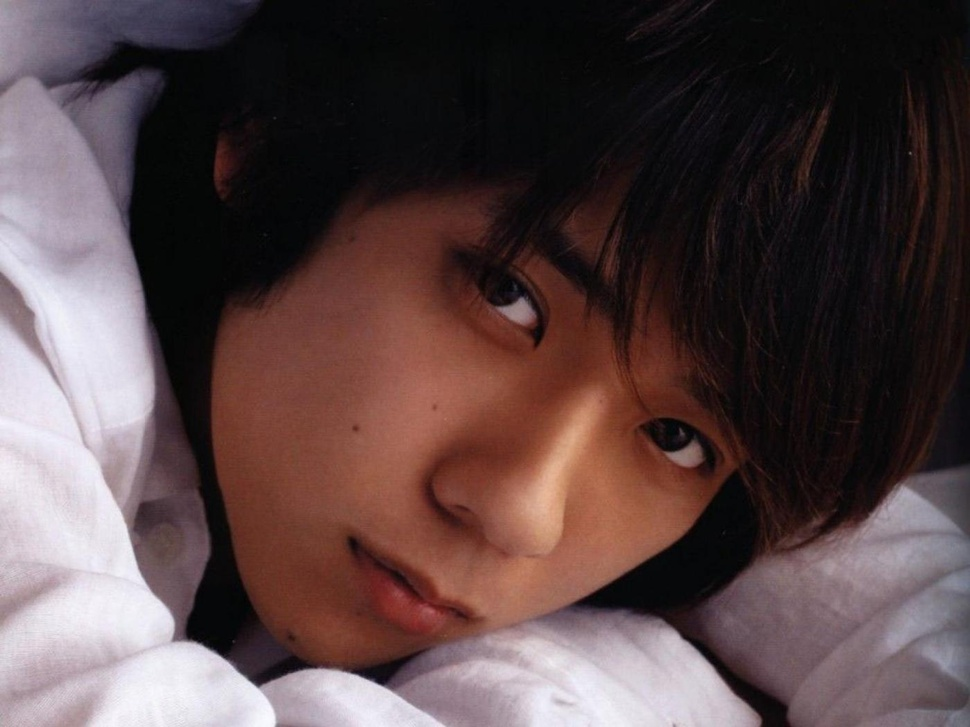
//> input picture opencv_practice_week3/homework_image.jpg, 970 x 727 px, shrunk from 1400 x 1050 before the run
$ ./hist_matching_gray   (built with g++ and OpenCV 4)
//> lines starting //> are read from the running program, lines starting //| are printed output that depends on the picture
### opencv_practice_week3/hist_func.h
#pragma once

#include <opencv2/opencv.hpp>
#include <stdio.h>

#define L 256		// # of intensity levels
#define IM_TYPE	CV_8UC3

using namespace cv;

// Image Type
// "G" for GrayScale Image, "C" for Color Image
#if (IM_TYPE == CV_8UC3)
typedef uchar G;
typedef cv::Vec3b C;
#elif (IM_TYPE == CV_16SC3)
typedef short G;
typedef Vec3s C;
#elif (IM_TYPE == CV_32SC3)
typedef int G;
typedef Vec3i C;
#elif (IM_TYPE == CV_32FC3)
typedef float G;
typedef Vec3f C;
#elif (IM_TYPE == CV_64FC3)
typedef double G;
typedef Vec3d C;
#endif

// generate PDF for single channel image
float *cal_PDF(Mat &input) {

	int count[L] = { 0 };
	float *PDF = (float*)calloc(L, sizeof(float));

	// Count
	for (int i = 0; i < input.rows; i++)
		for (int j = 0; j < input.cols; j++)
			count[input.at<G>(i, j)]++;

	// Compute PDF
	for (int i = 0; i < L; i++)
		PDF[i] = (float)count[i] / (float)(input.rows * input.cols);

	return PDF;
}

// generate PDF for color image
// [98 lines left out: functions cal_PDF_RGB, cal_CDF, cal_CDF_RGB, not called in this run]

### opencv_practice_week3/hist_matching_gray.cpp
//
//  hist_matching_gray.cpp
//  opencv_practice_week3
//
//  Created by 류예나 on 2018. 3. 19..
//  Copyright © 2018년 류예나. All rights reserved.
//

#include "hist_func.h"


void hist_eq(Mat &input, Mat &equalized, G *trans_func, float *CDF);//HE function

int main() {

    Mat target = imread("/Users/yeahna/Documents/EWHA/18-1/SmartSoftwareProject/Week3/opencv_practice_week3/opencv_practice_week3/homework_image.jpg", CV_LOAD_IMAGE_COLOR);
//> target is the input picture: 727 rows x 970 cols, CV_8UC3; mean B, G, R 69, 68.6, 87.1
    Mat reference = imread("/Users/yeahna/Documents/EWHA/18-1/SmartSoftwareProject/Week3/opencv_practice_week3/opencv_practice_week3/homework_image_streching_gray.jpg");
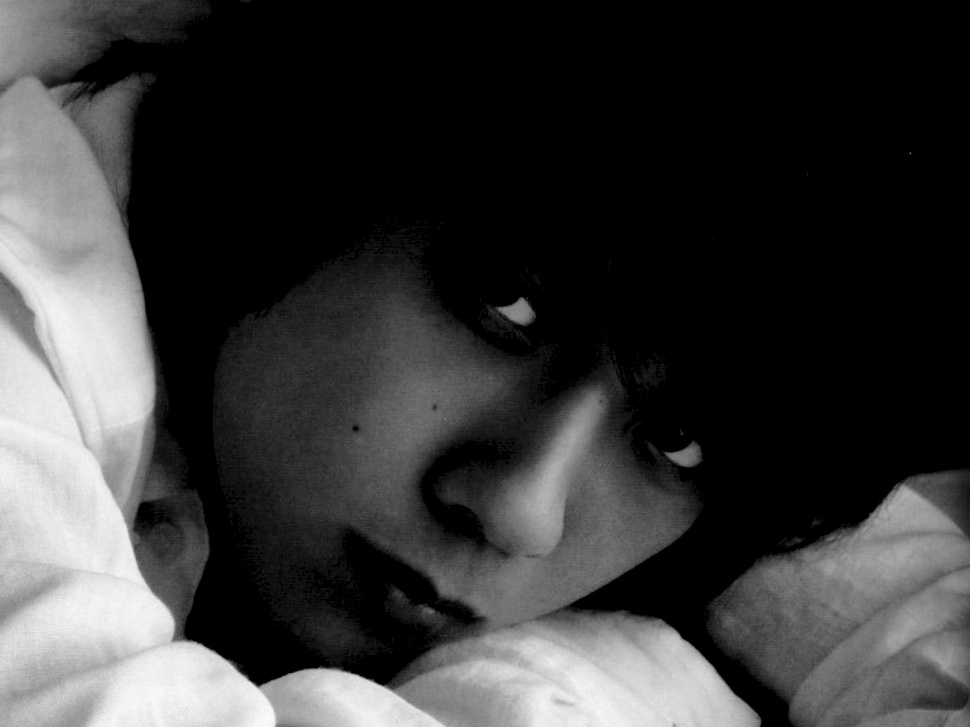
//> input picture opencv_practice_week3/homework_image_streching_gray.jpg, 970 x 727 px, shrunk from 1400 x 1050 before the run
//> reference is the input picture: 727 rows x 970 cols, CV_8UC3; min 0, max 251, mean 57.3

    cvtColor(target, target, CV_RGB2GRAY);
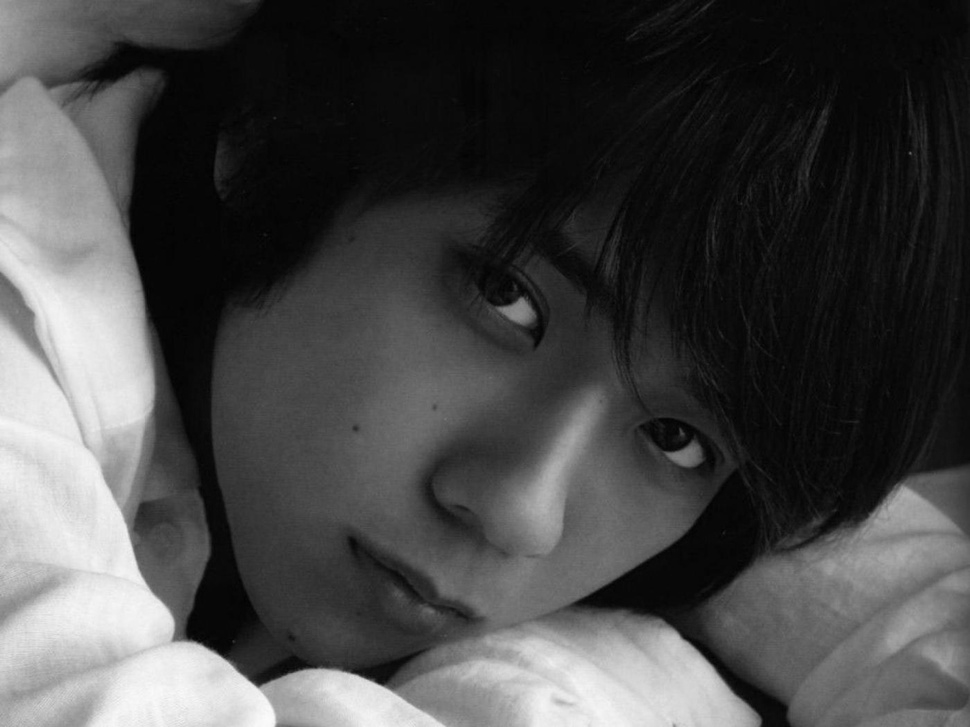
//> target: 727 rows x 970 cols, CV_8UC1; min 0, max 251, mean 70.8

    Mat equalized_tgt = target.clone();
    Mat equalized_ref = reference.clone();

//> (the run ends here: the program needs code that is not available in this run, at `for (int i = 0; i < input.rows; i++)`)
